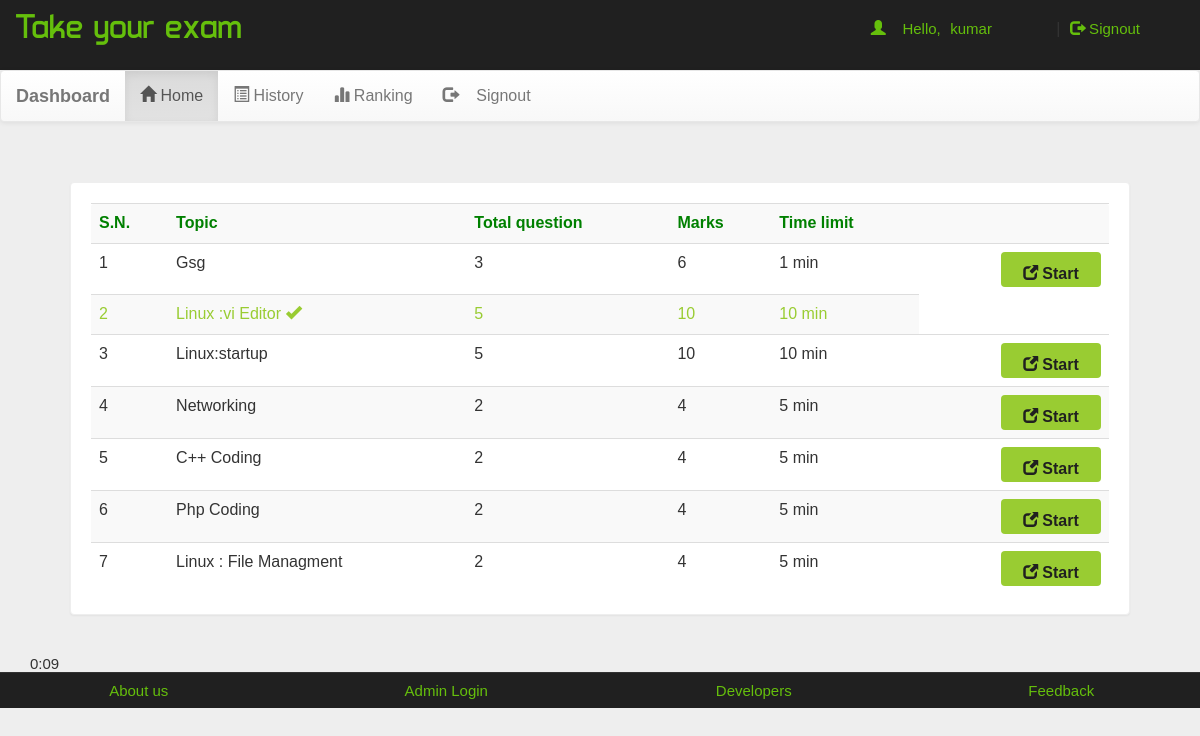
Screenshot of /account.php?q=1 (signed in) with the database file from the repository.
### tables this page shows
CREATE TABLE `quiz` (
  `eid` text NOT NULL,
  `title` varchar(100) NOT NULL,
  `sahi` int(11) NOT NULL,
  `wrong` int(11) NOT NULL,
  `total` int(11) NOT NULL,
  `time` bigint(20) NOT NULL,
  `intro` text NOT NULL,
  `tag` varchar(100) NOT NULL,
  `date` timestamp NOT NULL DEFAULT CURRENT_TIMESTAMP ON UPDATE CURRENT_TIMESTAMP
);

### account.php (the view, shortened to what this page needs)
<!DOCTYPE html PUBLIC "-//W3C//DTD XHTML 1.0 Transitional//EN" "http://www.w3.org/TR/xhtml1/DTD/xhtml1-transitional.dtd">
<html xmlns="http://www.w3.org/1999/xhtml">
<head>
<link  rel="stylesheet" href="css/bootstrap.min.css"/>
 <link  rel="stylesheet" href="css/bootstrap-theme.min.css"/>
 <link rel="stylesheet" href="css/main.css">
 <link  rel="stylesheet" href="css/font.css">
</head>
<body>
<div class="header">
<div class="row">
<div class="col-lg-6">
<span class="logo">Take your exam</span></div>
<div class="col-md-4 col-md-offset-2">
 <?php
  if(!(isset($_SESSION['email']))){
header("location:loginforexam.php");
}
else
{
$name = $_SESSION['name'];
$email=$_SESSION['email'];
echo '<span class="pull-right top title1" ><span class="log1"><span class="glyphicon glyphicon-user" aria-hidden="true"></span>&nbsp;&nbsp;&nbsp;&nbsp;Hello,</span> <a href="account.php?q=1" class="log log1">'.$name.'</a>&nbsp;|&nbsp;<a href="logout.php?q=account.php" class="log"><span class="glyphicon glyphicon-log-out" aria-hidden="true"></span>&nbsp;Signout</button></a></span>';
}?>
</div>
</div></div>
<div class="bg">
<nav class="navbar navbar-default title1">
  <div class="container-fluid">
    <div class="navbar-header">
      <a class="navbar-brand" href="#"><b>Dashboard</b></a>
    </div>
    <div class="collapse navbar-collapse" id="bs-example-navbar-collapse-1">
      <ul class="nav navbar-nav">
        <li <?php if(@$_GET['q']==1) echo'class="active"'; ?> ><a href="account.php?q=1"><span class="glyphicon glyphicon-home" aria-hidden="true"></span>&nbsp;Home<span class="sr-only">(current)</span></a></li>
        <li <?php if(@$_GET['q']==2) echo'class="active"'; ?>><a href="account.php?q=2"><span class="glyphicon glyphicon-list-alt" aria-hidden="true"></span>&nbsp;History</a></li>
		<li <?php if(@$_GET['q']==3) echo'class="active"'; ?>><a href="account.php?q=3"><span class="glyphicon glyphicon-stats" aria-hidden="true"></span>&nbsp;Ranking</a></li>
		<li class="pull-right"> <a href="logout.php?q=account.php"><span class="glyphicon glyphicon-log-out" aria-hidden="true"></span>&nbsp;&nbsp;&nbsp;&nbsp;Signout</a></li>
		</ul>
      </div>
  </div>
</nav>
<div class="container">
<div class="row">
<div class="col-md-12">
<?php if(@$_GET['q']==1) {
$conn    = Connect();
$result = mysqli_query($conn,"SELECT * FROM quiz ORDER BY date DESC") or die('Error');
echo  '<div class="panel"><div class="table-responsive"><table class="table table-striped title1">
<tr style="color:green"><td><b>S.N.</b></td><td><b>Topic</b></td><td><b>Total question</b></td><td><b>Marks</b></td><td><b>Time limit</b></td><td></td></tr>';
$c=1;
while($row = mysqli_fetch_array($result)) {
	$title = $row['title'];
	$total = $row['total'];
	$sahi = $row['sahi'];
    $time = $row['time'];
	$eid = $row['eid'];
$q12=mysqli_query($conn,"SELECT score FROM history WHERE eid='$eid' AND email='$email'" )or die('Error98');
$rowcount=mysqli_num_rows($q12);
if($rowcount == 0)
{
	echo '<tr><td>'.$c++.'</td><td>'.$title.'</td><td>'.$total.'</td><td>'.$sahi*$total.'</td><td>'.$time.'&nbsp;min</td>
	<td><b><a href="account.php?q=quiz&step=2&eid='.$eid.'&n=1&t='.$total.'&ti='.$time.'" class="pull-right btn sub1" style="margin:0px;background:#99cc32"><span class="glyphicon glyphicon-new-window" aria-hidden="true"></span>&nbsp;<span class="title1"><b>Start</b></span></a></b></td></tr>';
}
else
{
echo '<tr style="color:#99cc32"><td>'.$c++.'</td><td>'.$title.'&nbsp;<span title="This quiz is already solved by you" class="glyphicon glyphicon-ok" aria-hidden="true"></span></td><td>'.$total.'</td><td>'.$sahi*$total.'</td><td>'.$time.'&nbsp;min</td>
	</tr>';
}
}
echo '</table></div></div>';
}?>
<span id="countdown" class="timer"></span>
</div></div></div></div>
<div class="row footer">
<div class="col-md-3 box">
<a href="http://www.projectworlds.in/online-examination" target="_blank">About us</a>
</div>
<div class="col-md-3 box">
<a href="#" data-toggle="modal" data-target="#login">Admin Login</a></div>
<div class="col-md-3 box">
<a href="#" data-toggle="modal" data-target="#developers">Developers</a>
</div>
<div class="col-md-3 box">
<a href="feedback.php" target="_blank">Feedback</a></div></div>
</body>
</html>

### css/main.css (style rules this page uses)
body { overflow-x:hidden; width:100%; font: 15px "Century Gothic", "Times Roman", sans-serif; background:#eee; min-height:550px; background-attachment:fixed; }
.bg { min-height:540px; }
.panel { border-color:#eee; margin:40px; padding:20px; font: 15px "Century Gothic", "Times Roman", sans-serif; }
.header { background:#202020; height:70px; }
.logo { font-family:'typo'; font-size:35px; color:#65BF0C; margin:15px; }
.title1 { font: 16px "Century Gothic", "Times Roman", sans-serif; }
.sub1 { width:90px; color:#202020; background:#65BF0C; font-size:15px; height:35px; margin:20px; padding:10px; width:100px; }
.footer { font-size:15px; text-align:center; border-top:1px solid; border-color:#323232; background-color:#202020; }
.footer a { margin:25px; color:#65BF0C; text-decoration:none; font: 15px "Century Gothic", "Times Roman", sans-serif; }
.box { padding:9px; }
.top { margin-top:20px; }
.log1 { font: 15px 'Ubuntu', sans-serif; color:#65BF0C; margin-left:10px; }
.log { margin:10px; margin-right:60px; margin-left:5px; color:#65BF0C; text-decoration:none; font-size:20px; font-size:15px; }

### rows the page displays
quiz: title "Gsg", total "3", $sahi*$total "6", time "1"
quiz: title "Linux :vi Editor", total "5", $sahi*$total "10", time "10"
quiz: title "Linux:startup", total "5", $sahi*$total "10", time "10"
quiz: title "Networking", total "2", $sahi*$total "4", time "5"
quiz: title "C++ Coding", total "2", $sahi*$total "4", time "5"
quiz: title "Php Coding", total "2", $sahi*$total "4", time "5"
quiz: title "Linux : File Managment", total "2", $sahi*$total "4", time "5"

### other values shown
$name "kumar"
